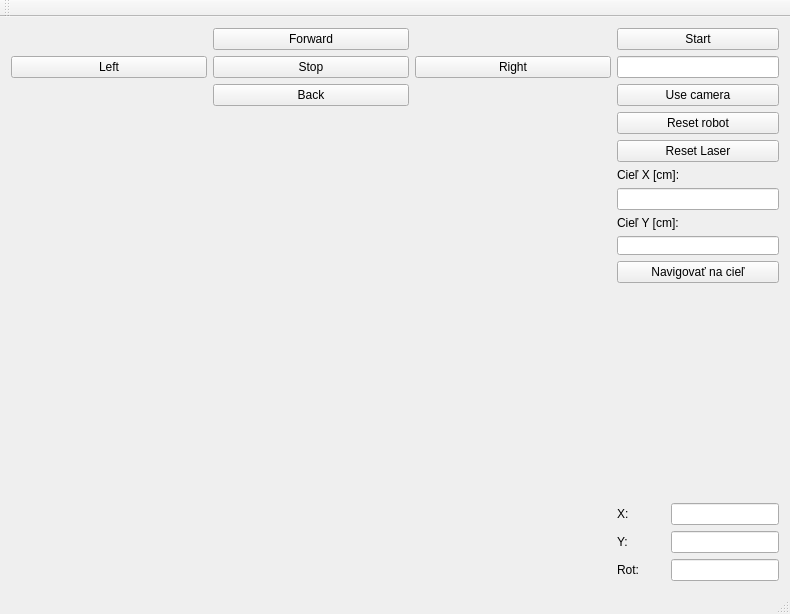
<?xml version="1.0" encoding="UTF-8"?>
<ui version="4.0">
 <class>MainWindow</class>
 <widget class="QMainWindow" name="MainWindow">
  <property name="geometry">
   <rect>
    <x>0</x>
    <y>0</y>
    <width>788</width>
    <height>614</height>
   </rect>
  </property>
  <property name="windowTitle">
   <string>MainWindow</string>
  </property>
  <widget class="QWidget" name="centralWidget">
   <layout class="QGridLayout" name="gridLayout">
    <item row="1" column="0">
     <layout class="QGridLayout" name="gridLayout_2">
      <item row="1" column="2">
       <widget class="QPushButton" name="pushButton_5">
        <property name="sizePolicy">
         <sizepolicy hsizetype="Expanding" vsizetype="Fixed">
          <horstretch>0</horstretch>
          <verstretch>0</verstretch>
         </sizepolicy>
        </property>
        <property name="text">
         <string>Right</string>
        </property>
       </widget>
      </item>
      <item row="0" column="1">
       <widget class="QPushButton" name="pushButton_2">
        <property name="sizePolicy">
         <sizepolicy hsizetype="Expanding" vsizetype="Fixed">
          <horstretch>0</horstretch>
          <verstretch>0</verstretch>
         </sizepolicy>
        </property>
        <property name="text">
         <string>Forward</string>
        </property>
       </widget>
      </item>
      <item row="1" column="0">
       <widget class="QPushButton" name="pushButton_6">
        <property name="sizePolicy">
         <sizepolicy hsizetype="Expanding" vsizetype="Fixed">
          <horstretch>0</horstretch>
          <verstretch>0</verstretch>
         </sizepolicy>
        </property>
        <property name="text">
         <string>Left</string>
        </property>
       </widget>
      </item>
      <item row="2" column="1">
       <widget class="QPushButton" name="pushButton_3">
        <property name="sizePolicy">
         <sizepolicy hsizetype="Expanding" vsizetype="Fixed">
          <horstretch>0</horstretch>
          <verstretch>0</verstretch>
         </sizepolicy>
        </property>
        <property name="text">
         <string>Back</string>
        </property>
       </widget>
      </item>
      <item row="1" column="1">
       <widget class="QPushButton" name="pushButton_4">
        <property name="sizePolicy">
         <sizepolicy hsizetype="Expanding" vsizetype="Fixed">
          <horstretch>0</horstretch>
          <verstretch>0</verstretch>
         </sizepolicy>
        </property>
        <property name="text">
         <string>Stop</string>
        </property>
       </widget>
      </item>
     </layout>
    </item>
    <item row="2" column="1">
     <layout class="QVBoxLayout" name="verticalLayout_2">
      <item>
       <widget class="QPushButton" name="pushButton_8">
        <property name="sizePolicy">
         <sizepolicy hsizetype="Fixed" vsizetype="Fixed">
          <horstretch>0</horstretch>
          <verstretch>0</verstretch>
         </sizepolicy>
        </property>
        <property name="minimumSize">
         <size>
          <width>162</width>
          <height>0</height>
         </size>
        </property>
        <property name="text">
         <string>Reset robot</string>
        </property>
       </widget>
      </item>
      <item>
       <widget class="QPushButton" name="pushButton_7">
        <property name="sizePolicy">
         <sizepolicy hsizetype="Fixed" vsizetype="Fixed">
          <horstretch>0</horstretch>
          <verstretch>0</verstretch>
         </sizepolicy>
        </property>
        <property name="minimumSize">
         <size>
          <width>162</width>
          <height>0</height>
         </size>
        </property>
        <property name="text">
         <string>Reset Laser</string>
        </property>
       </widget>
      </item>
      <item>
       <widget class="QLabel" name="label_goalX">
        <property name="text">
         <string>Cieľ X [cm]:</string>
        </property>
       </widget>
      </item>
      <item>
       <widget class="QLineEdit" name="lineEdit_goalX"/>
      </item>
      <item>
       <widget class="QLabel" name="label_goalY">
        <property name="text">
         <string>Cieľ Y [cm]:</string>
        </property>
       </widget>
      </item>
      <item>
       <widget class="QLineEdit" name="lineEdit_goalY">
        <property name="maximumSize">
         <size>
          <width>16777215</width>
          <height>19</height>
         </size>
        </property>
       </widget>
      </item>
      <item>
       <widget class="QPushButton" name="pushButton_goToGoal">
        <property name="text">
         <string>Navigovať na cieľ</string>
        </property>
       </widget>
      </item>
      <item>
       <spacer name="verticalSpacer">
        <property name="orientation">
         <enum>Qt::Orientation::Vertical</enum>
        </property>
        <property name="sizeHint" stdset="0">
         <size>
          <width>20</width>
          <height>40</height>
         </size>
        </property>
       </spacer>
      </item>
      <item>
       <layout class="QGridLayout" name="gridLayout_3">
        <item row="0" column="0">
         <widget class="QLabel" name="label">
          <property name="text">
           <string>X:</string>
          </property>
         </widget>
        </item>
        <item row="2" column="0">
         <widget class="QLabel" name="label_3">
          <property name="text">
           <string>Rot:</string>
          </property>
         </widget>
        </item>
        <item row="1" column="0">
         <widget class="QLabel" name="label_2">
          <property name="text">
           <string>Y:</string>
          </property>
         </widget>
        </item>
        <item row="0" column="1">
         <widget class="QLineEdit" name="lineEdit_2">
          <property name="sizePolicy">
           <sizepolicy hsizetype="Fixed" vsizetype="Fixed">
            <horstretch>0</horstretch>
            <verstretch>0</verstretch>
           </sizepolicy>
          </property>
          <property name="focusPolicy">
           <enum>Qt::FocusPolicy::NoFocus</enum>
          </property>
          <property name="readOnly">
           <bool>true</bool>
          </property>
         </widget>
        </item>
        <item row="1" column="1">
         <widget class="QLineEdit" name="lineEdit_3">
          <property name="sizePolicy">
           <sizepolicy hsizetype="Fixed" vsizetype="Fixed">
            <horstretch>0</horstretch>
            <verstretch>0</verstretch>
           </sizepolicy>
          </property>
          <property name="focusPolicy">
           <enum>Qt::FocusPolicy::NoFocus</enum>
          </property>
          <property name="readOnly">
           <bool>true</bool>
          </property>
         </widget>
        </item>
        <item row="2" column="1">
         <widget class="QLineEdit" name="lineEdit_4">
          <property name="sizePolicy">
           <sizepolicy hsizetype="Fixed" vsizetype="Fixed">
            <horstretch>0</horstretch>
            <verstretch>0</verstretch>
           </sizepolicy>
          </property>
          <property name="focusPolicy">
           <enum>Qt::FocusPolicy::NoFocus</enum>
          </property>
          <property name="readOnly">
           <bool>true</bool>
          </property>
         </widget>
        </item>
       </layout>
      </item>
     </layout>
    </item>
    <item row="1" column="1">
     <layout class="QVBoxLayout" name="verticalLayout">
      <item>
       <widget class="QPushButton" name="pushButton_9">
        <property name="sizePolicy">
         <sizepolicy hsizetype="Fixed" vsizetype="Fixed">
          <horstretch>0</horstretch>
          <verstretch>0</verstretch>
         </sizepolicy>
        </property>
        <property name="minimumSize">
         <size>
          <width>162</width>
          <height>0</height>
         </size>
        </property>
        <property name="text">
         <string>Start</string>
        </property>
       </widget>
      </item>
      <item>
       <widget class="QLineEdit" name="lineEdit">
        <property name="sizePolicy">
         <sizepolicy hsizetype="Fixed" vsizetype="Fixed">
          <horstretch>0</horstretch>
          <verstretch>0</verstretch>
         </sizepolicy>
        </property>
        <property name="minimumSize">
         <size>
          <width>162</width>
          <height>0</height>
         </size>
        </property>
       </widget>
      </item>
      <item>
       <widget class="QPushButton" name="pushButton">
        <property name="sizePolicy">
         <sizepolicy hsizetype="Fixed" vsizetype="Fixed">
          <horstretch>0</horstretch>
          <verstretch>0</verstretch>
         </sizepolicy>
        </property>
        <property name="minimumSize">
         <size>
          <width>162</width>
          <height>0</height>
         </size>
        </property>
        <property name="text">
         <string>Use camera</string>
        </property>
       </widget>
      </item>
     </layout>
    </item>
    <item row="2" column="0">
     <widget class="QWidget" name="widget" native="true">
      <property name="sizePolicy">
       <sizepolicy hsizetype="MinimumExpanding" vsizetype="Expanding">
        <horstretch>0</horstretch>
        <verstretch>0</verstretch>
       </sizepolicy>
      </property>
      <property name="minimumSize">
       <size>
        <width>600</width>
        <height>450</height>
       </size>
      </property>
     </widget>
    </item>
   </layout>
  </widget>
  <widget class="QMenuBar" name="menuBar">
   <property name="geometry">
    <rect>
     <x>0</x>
     <y>0</y>
     <width>788</width>
     <height>18</height>
    </rect>
   </property>
  </widget>
  <widget class="QToolBar" name="mainToolBar">
   <attribute name="toolBarArea">
    <enum>TopToolBarArea</enum>
   </attribute>
   <attribute name="toolBarBreak">
    <bool>false</bool>
   </attribute>
  </widget>
  <widget class="QStatusBar" name="statusBar"/>
 </widget>
 <layoutdefault spacing="6" margin="11"/>
 <resources/>
 <connections/>
</ui>
